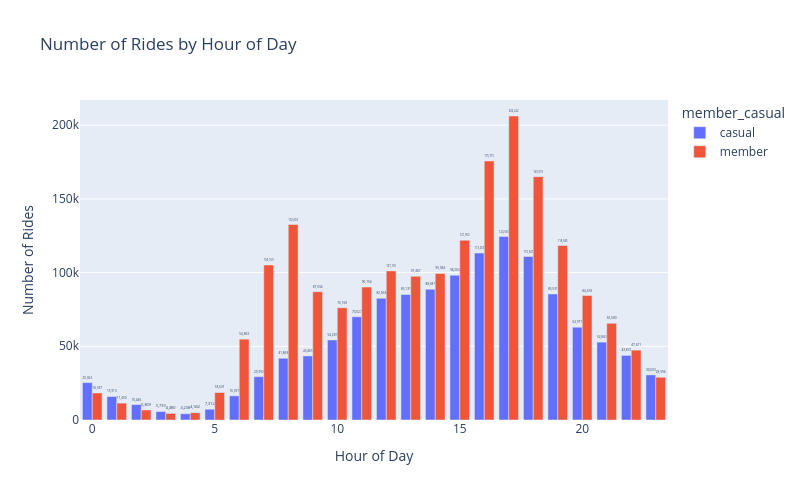

Here is the notebook cell this chart was saved with:
### Code cell
import plotly.express as px

hours = (
    df.groupby(['hour', 'member_casual'])
      .size()
      .reset_index(name='ride_count')
)

fig = px.bar(
    hours,
    x='hour',
    y='ride_count',
    color='member_casual',
    barmode='group',
    text='ride_count',
    title='Number of Rides by Hour of Day', 
    width=800, 
    height=500
)

fig.update_traces(texttemplate='%{text:,}', textposition='outside')

fig.update_layout(
    xaxis_title='Hour of Day',
    yaxis_title='Number of Rides'
)

fig.show()

### Figure 1 — Plotly figure (JSON) as saved in the notebook; plotly's stock layout.template omitted (floating-point values rounded to 4 significant figures)
{"data": [{"alignmentgroup": "True", "hovertemplate": "member_casual=casual<br>hour=%{x}<br>ride_count=%{text}<extra></extra>", "legendgroup": "casual", "marker": {"color": "#636efa", "pattern": {"shape": ""}}, "name": "casual", "offsetgroup": "casual", "orientation": "v", "showlegend": true, "text": [25360.0, 15910.0, 10450.0, 5739.0, 4238.0, 7312.0, 16400.0, 29390.0, 41870.0, 43460.0, 54280.0, 70030.0, 82570.0, 85130.0, 88690.0, 98200.0, 113300.0, 124500.0, 110900.0, 85530.0, 62980.0, 52840.0, 43830.0, 30600.0], "textposition": "outside", "texttemplate": "%{text:,}", "type": "bar", "x": [0, 1, 2, 3, 4, 5, 6, 7, 8, 9, 10, 11, 12, 13, 14, 15, 16, 17, 18, 19, 20, 21, 22, 23], "xaxis": "x", "y": [25362, 15913, 10446, 5739, 4238, 7312, 16397, 29390, 41868, 43465, 54281, 70027, 82568, 85131, 88687, 98204, 113255, 124530, 110947, 85531, 62977, 52843, 43831, 30603], "yaxis": "y"}, {"alignmentgroup": "True", "hovertemplate": "member_casual=member<br>hour=%{x}<br>ride_count=%{text}<extra></extra>", "legendgroup": "member", "marker": {"color": "#EF553B", "pattern": {"shape": ""}}, "name": "member", "offsetgroup": "member", "orientation": "v", "showlegend": true, "text": [18340.0, 11450.0, 6809.0, 4480.0, 4942.0, 18630.0, 54860.0, 105200.0, 132700.0, 87030.0, 76170.0, 90150.0, 101200.0, 97470.0, 99380.0, 122000.0, 175700.0, 206200.0, 165100.0, 118300.0, 84420.0, 65600.0, 47410.0, 29000.0], "textposition": "outside", "texttemplate": "%{text:,}", "type": "bar", "x": [0, 1, 2, 3, 4, 5, 6, 7, 8, 9, 10, 11, 12, 13, 14, 15, 16, 17, 18, 19, 20, 21, 22, 23], "xaxis": "x", "y": [18337, 11450, 6809, 4480, 4942, 18631, 54863, 105169, 132653, 87034, 76168, 90154, 101155, 97467, 99384, 121953, 175715, 206222, 165073, 118345, 84418, 65600, 47411, 28996], "yaxis": "y"}], "layout": {"barmode": "group", "height": 500, "legend": {"title": {"text": "member_casual"}, "tracegroupgap": 0}, "title": {"text": "Number of Rides by Hour of Day"}, "width": 800, "xaxis": {"anchor": "y", "domain": [0, 1], "title": {"text": "Hour of Day"}}, "yaxis": {"anchor": "x", "domain": [0, 1], "title": {"text": "Number of Rides"}}}}
